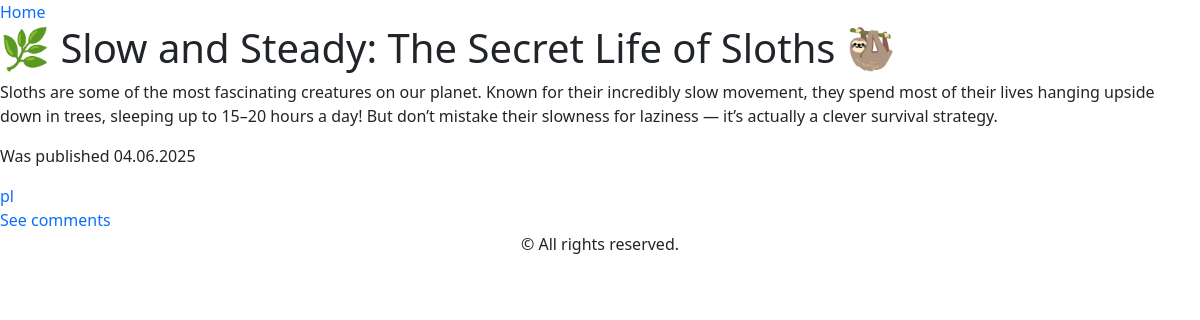
/blog/pl/🌿 Slow and Steady: The Secret Life of Sloths 🦥 (signed in), run on the app's committed database.
### blog/models.py (models this page shows, shortened)
class Post(models.Model):
    title = models.CharField(max_length=100)
    content = models.TextField()
    author = models.ForeignKey(Prof, on_delete=models.CASCADE)
    created_time = models.DateTimeField(auto_now=True)
    like = GenericRelation(Like)
    objects = PostManager()

class Prof(models.Model):
    user = models.OneToOneField(settings.AUTH_USER_MODEL, on_delete=models.CASCADE)
    bio = models.TextField(blank=True)
    phone = models.CharField(max_length=20, blank=True)
    like = GenericRelation(Like)

### userAuth/models.py (models this page shows)
class UserProfile(AbstractUser):
    bio = models.TextField(blank=True)
    location = models.CharField(max_length = 100,blank=True)
    date = models.DateField(null = True,blank=True)
    avatar = models.ImageField(upload_to='avatars/', blank=True)
    cv = models.FileField(upload_to=get_timestamp_path, blank=True)
    groups = models.ManyToManyField(
        'auth.Group',
        related_name='userprofile_set',
        blank=True,
        help_text='The groups this user belongs to.',
        verbose_name='groups'
    )
    user_permissions = models.ManyToManyField(
        'auth.Permission',
        related_name='userprofile_set',
        blank=True,
        help_text='Specific permissions for this user.',
        verbose_name='user permissions'
    )

### blog/views.py (the view)
# urls.py: path('<str:username>/<str:title>', views.PostDetailView.as_view(), name='post'),
class PostDetailView(LoginRequiredMixin, DetailView):
    model = Post
    template_name = 'blog/post.html'
    context_object_name = 'post'
    def get_object(self):
        username = self.kwargs['username']
        title = self.kwargs['title']
        try:
            user = User.objects.get(username=username)
            prof = Prof.objects.get(user=user)
            post = Post.objects.get(title=title, author=prof)
            return post
        except Exception as e:
            return HttpResponse(f"Error: {str(e)}")
    def get_context_data(self, **kwargs):
        context = super().get_context_data(**kwargs)
        username = self.kwargs['username']
        try:
            user = User.objects.get(username=username)
            prof = Prof.objects.get(user=user)
        except Exception as e:
            return HttpResponse(f"Error: {str(e)}")
        context['user'] = user
        context['prof'] = prof
        context['tags'] = Tag.objects.all()
        return context

### blog/models.py (called while the page is built)
    def get_queryset(self):
        return super().get_queryset().order_by('-created_time')

### templates/blog/post.html (shortened to what this page needs)
<!DOCTYPE html>
<html lang="en">
<head>
</head>
<body>
    {% extends "base.html" %}
    {% block content %}
    <a href="{% url 'blog:index'%}">Home</a>
        <div class="">
            <h1>{{post.title}}</h1>
            <p>{{post.content}}</p>
            <p>Was published {{post.created_time|date:"d.m.Y"}}</p>
            <a href="{% url 'blog:user' post.author.user.username %}">{{post.author.user.username}}</a><br>
            <a href="{% url 'blog:postComment' post.author.user.username post.title%}">See comments</a>
        </div>
    {% endblock %}

### static/blog.css (style rules this page uses)
a { text-decoration: none; }

### data on the page
Post: title "🌿 Slow and Steady: The Secret Life of Sloths 🦥", content "Sloths are some of the most fascinating creatures on our planet. Known for their incredibly slow movement, they spend most of their lives hanging upside down in trees, sleeping up to 15–20 hours a day! But don’t mistake their slowness for laziness — it’s actually a clever survival strategy.", created_time "04.06.2025", author.user.username "pl"
